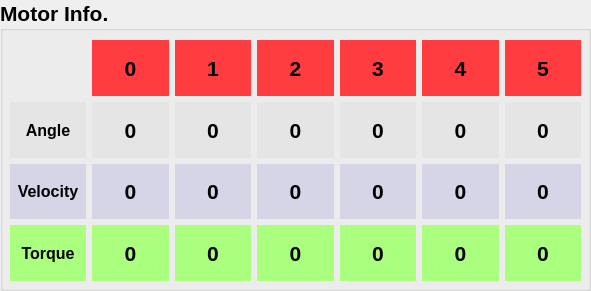
       <widget class="QGroupBox" name="ArmMotorInfo_GroupBox">
        <property name="geometry">
         <rect>
          <x>0</x>
          <y>0</y>
          <width>591</width>
          <height>291</height>
         </rect>
        </property>
        <property name="font">
         <font>
          <pointsize>16</pointsize>
          <weight>75</weight>
          <bold>true</bold>
         </font>
        </property>
        <property name="title">
         <string>Motor Info.</string>
        </property>
        <widget class="QWidget" name="gridLayoutWidget_6">
         <property name="geometry">
          <rect>
           <x>10</x>
           <y>40</y>
           <width>571</width>
           <height>241</height>
          </rect>
         </property>
         <layout class="QGridLayout" name="Arm_GridLayout">
          <item row="2" column="4">
           <widget class="QLabel" name="Arm_label_velocity_3">
            <property name="font">
             <font>
              <pointsize>16</pointsize>
              <weight>75</weight>
              <bold>true</bold>
             </font>
            </property>
            <property name="styleSheet">
             <string notr="true">background-color: rgb(214, 212, 231)</string>
            </property>
            <property name="text">
             <string>0</string>
            </property>
            <property name="alignment">
             <set>Qt::AlignCenter</set>
            </property>
           </widget>
          </item>
          <item row="3" column="4">
           <widget class="QLabel" name="Arm_label_torque_3">
            <property name="font">
             <font>
              <pointsize>16</pointsize>
              <weight>75</weight>
              <bold>true</bold>
             </font>
            </property>
            <property name="styleSheet">
             <string notr="true">background-color: rgb(170, 255, 127);</string>
            </property>
            <property name="text">
             <string>0</string>
            </property>
            <property name="alignment">
             <set>Qt::AlignCenter</set>
            </property>
           </widget>
          </item>
          <item row="1" column="4">
           <widget class="QLabel" name="Arm_label_angle_3">
            <property name="font">
             <font>
              <pointsize>16</pointsize>
              <weight>75</weight>
              <bold>true</bold>
             </font>
            </property>
            <property name="styleSheet">
             <string notr="true">background-color: rgb(229, 229, 229)</string>
            </property>
            <property name="text">
             <string>0</string>
            </property>
            <property name="alignment">
             <set>Qt::AlignCenter</set>
            </property>
           </widget>
          </item>
          <item row="1" column="6">
           <widget class="QLabel" name="Arm_label_angle_5">
            <property name="font">
             <font>
              <pointsize>16</pointsize>
              <weight>75</weight>
              <bold>true</bold>
             </font>
            </property>
            <property name="styleSheet">
             <string notr="true">background-color: rgb(229, 229, 229)</string>
            </property>
            <property name="text">
             <string>0</string>
            </property>
            <property name="alignment">
             <set>Qt::AlignCenter</set>
            </property>
           </widget>
          </item>
          <item row="3" column="0">
           <widget class="QLabel" name="Arm_label_title_torque">
            <property name="font">
             <font>
              <pointsize>12</pointsize>
              <weight>75</weight>
              <bold>true</bold>
             </font>
            </property>
            <property name="styleSheet">
             <string notr="true">background-color: rgb(170, 255, 127);</string>
            </property>
            <property name="text">
             <string>Torque</string>
            </property>
            <property name="alignment">
             <set>Qt::AlignCenter</set>
            </property>
           </widget>
          </item>
          <item row="0" column="4">
           <widget class="QLabel" name="Arm_label_ID_3">
            <property name="font">
             <font>
              <pointsize>16</pointsize>
              <weight>75</weight>
              <bold>true</bold>
             </font>
            </property>
            <property name="styleSheet">
             <string notr="true">background-color :rgb(255, 60, 63)</string>
            </property>
            <property name="text">
             <string>3</string>
            </property>
            <property name="alignment">
             <set>Qt::AlignCenter</set>
            </property>
           </widget>
          </item>
          <item row="3" column="3">
           <widget class="QLabel" name="Arm_label_torque_2">
            <property name="font">
             <font>
              <pointsize>16</pointsize>
              <weight>75</weight>
              <bold>true</bold>
             </font>
            </property>
            <property name="styleSheet">
             <string notr="true">background-color: rgb(170, 255, 127);</string>
            </property>
            <property name="text">
             <string>0</string>
            </property>
            <property name="alignment">
             <set>Qt::AlignCenter</set>
            </property>
           </widget>
          </item>
          <item row="0" column="5">
           <widget class="QLabel" name="Arm_label_ID_4">
            <property name="font">
             <font>
              <pointsize>16</pointsize>
              <weight>75</weight>
              <bold>true</bold>
             </font>
            </property>
            <property name="styleSheet">
             <string notr="true">background-color :rgb(255, 60, 63)</string>
            </property>
            <property name="text">
             <string>4</string>
            </property>
            <property name="alignment">
             <set>Qt::AlignCenter</set>
            </property>
           </widget>
          </item>
          <item row="1" column="2">
           <widget class="QLabel" name="Arm_label_angle_1">
            <property name="font">
             <font>
              <pointsize>16</pointsize>
              <weight>75</weight>
              <bold>true</bold>
             </font>
            </property>
            <property name="styleSheet">
             <string notr="true">background-color: rgb(229, 229, 229)</string>
            </property>
            <property name="text">
             <string>0</string>
            </property>
            <property name="alignment">
             <set>Qt::AlignCenter</set>
            </property>
           </widget>
          </item>
          <item row="3" column="6">
           <widget class="QLabel" name="Arm_label_torque_5">
            <property name="font">
             <font>
              <pointsize>16</pointsize>
              <weight>75</weight>
              <bold>true</bold>
             </font>
            </property>
            <property name="styleSheet">
             <string notr="true">background-color: rgb(170, 255, 127);</string>
            </property>
            <property name="text">
             <string>0</string>
            </property>
            <property name="alignment">
             <set>Qt::AlignCenter</set>
            </property>
           </widget>
          </item>
          <item row="3" column="2">
           <widget class="QLabel" name="Arm_label_torque_1">
            <property name="font">
             <font>
              <pointsize>16</pointsize>
              <weight>75</weight>
              <bold>true</bold>
             </font>
            </property>
            <property name="styleSheet">
             <string notr="true">background-color: rgb(170, 255, 127);</string>
            </property>
            <property name="text">
             <string>0</string>
            </property>
            <property name="alignment">
             <set>Qt::AlignCenter</set>
            </property>
           </widget>
          </item>
          <item row="2" column="2">
           <widget class="QLabel" name="Arm_label_velocity_1">
            <property name="font">
             <font>
              <pointsize>16</pointsize>
              <weight>75</weight>
              <bold>true</bold>
             </font>
            </property>
            <property name="styleSheet">
             <string notr="true">background-color: rgb(214, 212, 231)</string>
            </property>
            <property name="text">
             <string>0</string>
            </property>
            <property name="alignment">
             <set>Qt::AlignCenter</set>
            </property>
           </widget>
          </item>
          <item row="1" column="1">
           <widget class="QLabel" name="Arm_label_angle_0">
            <property name="font">
             <font>
              <pointsize>16</pointsize>
              <weight>75</weight>
              <bold>true</bold>
             </font>
            </property>
            <property name="styleSheet">
             <string notr="true">background-color: rgb(229, 229, 229)</string>
            </property>
            <property name="text">
             <string>0</string>
            </property>
            <property name="alignment">
             <set>Qt::AlignCenter</set>
            </property>
           </widget>
          </item>
          <item row="1" column="3">
           <widget class="QLabel" name="Arm_label_angle_2">
            <property name="font">
             <font>
              <pointsize>16</pointsize>
              <weight>75</weight>
              <bold>true</bold>
             </font>
            </property>
            <property name="styleSheet">
             <string notr="true">background-color: rgb(229, 229, 229)</string>
            </property>
            <property name="text">
             <string>0</string>
            </property>
            <property name="alignment">
             <set>Qt::AlignCenter</set>
            </property>
           </widget>
          </item>
          <item row="0" column="2">
           <widget class="QLabel" name="Arm_label_ID_1">
            <property name="font">
             <font>
              <pointsize>16</pointsize>
              <weight>75</weight>
              <bold>true</bold>
             </font>
            </property>
            <property name="styleSheet">
             <string notr="true">background-color :rgb(255, 60, 63)</string>
            </property>
            <property name="text">
             <string>1</string>
            </property>
            <property name="alignment">
             <set>Qt::AlignCenter</set>
            </property>
           </widget>
          </item>
          <item row="3" column="5">
           <widget class="QLabel" name="Arm_label_torque_4">
            <property name="font">
             <font>
              <pointsize>16</pointsize>
              <weight>75</weight>
              <bold>true</bold>
             </font>
            </property>
            <property name="styleSheet">
             <string notr="true">background-color: rgb(170, 255, 127);</string>
            </property>
            <property name="text">
             <string>0</string>
            </property>
            <property name="alignment">
             <set>Qt::AlignCenter</set>
            </property>
           </widget>
          </item>
          <item row="0" column="3">
           <widget class="QLabel" name="Arm_label_ID_2">
            <property name="font">
             <font>
              <pointsize>16</pointsize>
              <weight>75</weight>
              <bold>true</bold>
             </font>
            </property>
            <property name="styleSheet">
             <string notr="true">background-color :rgb(255, 60, 63)</string>
            </property>
            <property name="text">
             <string>2</string>
            </property>
            <property name="alignment">
             <set>Qt::AlignCenter</set>
            </property>
           </widget>
          </item>
          <item row="3" column="1">
           <widget class="QLabel" name="Arm_label_torque_0">
            <property name="font">
             <font>
              <pointsize>16</pointsize>
              <weight>75</weight>
              <bold>true</bold>
             </font>
            </property>
            <property name="styleSheet">
             <string notr="true">background-color: rgb(170, 255, 127);</string>
            </property>
            <property name="text">
             <string>0</string>
            </property>
            <property name="alignment">
             <set>Qt::AlignCenter</set>
            </property>
           </widget>
          </item>
          <item row="2" column="1">
           <widget class="QLabel" name="Arm_label_velocity_0">
            <property name="font">
             <font>
              <pointsize>16</pointsize>
              <weight>75</weight>
              <bold>true</bold>
             </font>
            </property>
            <property name="styleSheet">
             <string notr="true">background-color: rgb(214, 212, 231)</string>
            </property>
            <property name="text">
             <string>0</string>
            </property>
            <property name="alignment">
             <set>Qt::AlignCenter</set>
            </property>
           </widget>
          </item>
          <item row="0" column="6">
           <widget class="QLabel" name="Arm_label_ID_5">
            <property name="font">
             <font>
              <pointsize>16</pointsize>
              <weight>75</weight>
              <bold>true</bold>
             </font>
            </property>
            <property name="styleSheet">
             <string notr="true">background-color :rgb(255, 60, 63)</string>
            </property>
            <property name="text">
             <string>5</string>
            </property>
            <property name="alignment">
             <set>Qt::AlignCenter</set>
            </property>
           </widget>
          </item>
          <item row="2" column="3">
           <widget class="QLabel" name="Arm_label_velocity_2">
            <property name="font">
             <font>
              <pointsize>16</pointsize>
              <weight>75</weight>
              <bold>true</bold>
             </font>
            </property>
            <property name="styleSheet">
             <string notr="true">background-color: rgb(214, 212, 231)</string>
            </property>
            <property name="text">
             <string>0</string>
            </property>
            <property name="alignment">
             <set>Qt::AlignCenter</set>
            </property>
           </widget>
          </item>
          <item row="0" column="1">
           <widget class="QLabel" name="Arm_label_ID_0">
            <property name="font">
             <font>
              <pointsize>16</pointsize>
              <weight>75</weight>
              <bold>true</bold>
             </font>
            </property>
            <property name="styleSheet">
             <string notr="true">background-color :rgb(255, 60, 63)</string>
            </property>
            <property name="text">
             <string>0</string>
            </property>
            <property name="alignment">
             <set>Qt::AlignCenter</set>
            </property>
           </widget>
          </item>
          <item row="1" column="5">
           <widget class="QLabel" name="Arm_label_angle_4">
            <property name="font">
             <font>
              <pointsize>16</pointsize>
              <weight>75</weight>
              <bold>true</bold>
             </font>
            </property>
            <property name="styleSheet">
             <string notr="true">background-color: rgb(229, 229, 229)</string>
            </property>
            <property name="text">
             <string>0</string>
            </property>
            <property name="alignment">
             <set>Qt::AlignCenter</set>
            </property>
           </widget>
          </item>
          <item row="2" column="5">
           <widget class="QLabel" name="Arm_label_velocity_4">
            <property name="font">
             <font>
              <pointsize>16</pointsize>
              <weight>75</weight>
              <bold>true</bold>
             </font>
            </property>
            <property name="styleSheet">
             <string notr="true">background-color: rgb(214, 212, 231)</string>
            </property>
            <property name="text">
             <string>0</string>
            </property>
            <property name="alignment">
             <set>Qt::AlignCenter</set>
            </property>
           </widget>
          </item>
          <item row="2" column="6">
           <widget class="QLabel" name="Arm_label_velocity_5">
            <property name="font">
             <font>
              <pointsize>16</pointsize>
              <weight>75</weight>
              <bold>true</bold>
             </font>
            </property>
            <property name="styleSheet">
             <string notr="true">background-color: rgb(214, 212, 231)</string>
            </property>
            <property name="text">
             <string>0</string>
            </property>
            <property name="alignment">
             <set>Qt::AlignCenter</set>
            </property>
           </widget>
          </item>
          <item row="2" column="0">
           <widget class="QLabel" name="Arm_label_title_velocity">
            <property name="font">
             <font>
              <pointsize>12</pointsize>
              <weight>75</weight>
              <bold>true</bold>
             </font>
            </property>
            <property name="styleSheet">
             <string notr="true">background-color: rgb(214, 212, 231)</string>
            </property>
            <property name="text">
             <string>Velocity</string>
            </property>
            <property name="alignment">
             <set>Qt::AlignCenter</set>
            </property>
           </widget>
          </item>
          <item row="1" column="0">
           <widget class="QLabel" name="Arm_label_title_angle">
            <property name="font">
             <font>
              <pointsize>12</pointsize>
              <weight>75</weight>
              <bold>true</bold>
             </font>
            </property>
            <property name="styleSheet">
             <string notr="true">background-color: rgb(229, 229, 229)</string>
            </property>
            <property name="text">
             <string>Angle</string>
            </property>
            <property name="alignment">
             <set>Qt::AlignCenter</set>
            </property>
           </widget>
          </item>
         </layout>
        </widget>
       </widget>
